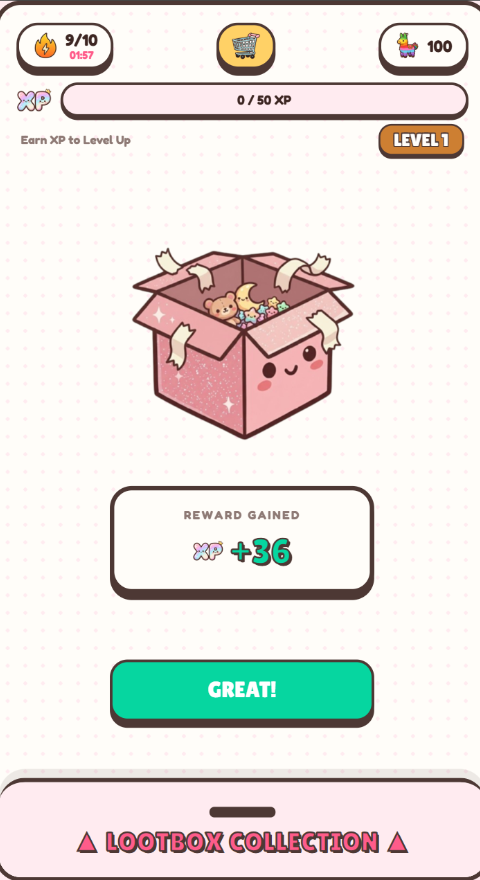
#> input picture itch-assets/lootboxgo-ss-1.png, 480 x 880 px
$ python process_kofi.py ../itch-assets/lootboxgo-ss-1.png ../itch-assets/lootboxgo-ss-2.png 100
#> lines starting #> are read from the running program, lines starting #| are printed output that depends on the picture
import os
import sys
from PIL import Image

def process_kofi_icon(input_path, output_path, target_size=256):
#> called with input_path = '../itch-assets/lootboxgo-ss-1.png', output_path = '../itch-assets/lootboxgo-ss-2.png', target_size = 100
    print(f"Processing image from {input_path}")
    if not os.path.exists(input_path):
        print(f"Error: Input file {input_path} does not exist.")
        return False

    # Open the image and convert to RGBA
    img = Image.open(input_path).convert("RGBA")
    width, height = img.size
#> width = 480; height = 880

    # Create a pixel map
    pixels = img.load()

    # We want to perform a flood fill from the corners (0,0), (width-1, 0), (0, height-1), (width-1, height-1)
    # to find the background pixels.
    # We'll treat pixels that are "close to white" as background.
    visited = set()
    to_visit = [(0, 0), (width-1, 0), (0, height-1), (width-1, height-1)]
#> to_visit = [(0, 0), (479, 0), (0, 879), (479, 879)]

    # Add all border pixels to ensure we get everything if there are tiny gaps
    for x in range(width):
        to_visit.append((x, 0))
        to_visit.append((x, height-1))
    for y in range(height):
        to_visit.append((0, y))
        to_visit.append((width-1, y))

    background_pixels = set()

    # Simple BFS flood fill
    while to_visit:
        cx, cy = to_visit.pop(0)
        if (cx, cy) in visited:
            continue
        visited.add((cx, cy))

        # Check if coordinates are in bounds
        if cx < 0 or cx >= width or cy < 0 or cy >= height:
            continue

        r, g, b, a = pixels[cx, cy]

        # Check if the pixel is white-ish (high RGB values)
        # The generated image has a pure white or very light background
        is_whitish = (r > 240 and g > 240 and b > 240)

        if is_whitish:
            background_pixels.add((cx, cy))
            # Check neighbors
            for dx, dy in [(-1, 0), (1, 0), (0, -1), (0, 1)]:
                nx, ny = cx + dx, cy + dy
                if (nx, ny) not in visited:
                    to_visit.append((nx, ny))
#> this loop made 504219 passes
#> (r, g, b, is_whitish) on passes 1 to 3: (110, 107, 108, False), (110, 107, 108, False), (255, 235, 240, False)
#> after the loop, background_pixels = 247872 items; to_visit = []; visited = 260843 items

    # Now set all detected background pixels to transparent
    for x, y in background_pixels:
        pixels[x, y] = (255, 255, 255, 0)
#> this loop made 247872 passes
#> (x, y) on passes 1 to 3: (476, 78), (132, 268), (1, 751)

    # Find bounding box of non-transparent pixels to crop it tightly
    bbox_left = width
#> bbox_left = 480
    bbox_right = 0
    bbox_top = height
#> bbox_top = 880
    bbox_bottom = 0

    for x in range(width):
        for y in range(height):
            _, _, _, a = pixels[x, y]
            if a > 0:
                if x < bbox_left:
                    bbox_left = x
                if x > bbox_right:
                    bbox_right = x
                if y < bbox_top:
                    bbox_top = y
                if y > bbox_bottom:
                    bbox_bottom = y
#> after the loop, bbox_bottom = 879; bbox_left = 0; bbox_right = 479; bbox_top = 0

    if bbox_right < bbox_left or bbox_bottom < bbox_top:
        print("Error: Image is completely transparent.")
        return False

    # Crop the image with some padding (e.g. 10 pixels around it)
    padding = 16
    crop_left = max(0, bbox_left - padding)
    crop_top = max(0, bbox_top - padding)
    crop_right = min(width, bbox_right + padding)
    crop_bottom = min(height, bbox_bottom + padding)

    cropped_img = img.crop((crop_left, crop_top, crop_right, crop_bottom))

    # Pad to square before resizing to prevent stretching
    c_width, c_height = cropped_img.size
    max_dim = max(c_width, c_height)
    square_img = Image.new("RGBA", (max_dim, max_dim), (255, 255, 255, 0))
    # Center the cropped image in the new square image
    offset_x = (max_dim - c_width) // 2
    offset_y = (max_dim - c_height) // 2
    square_img.paste(cropped_img, (offset_x, offset_y))
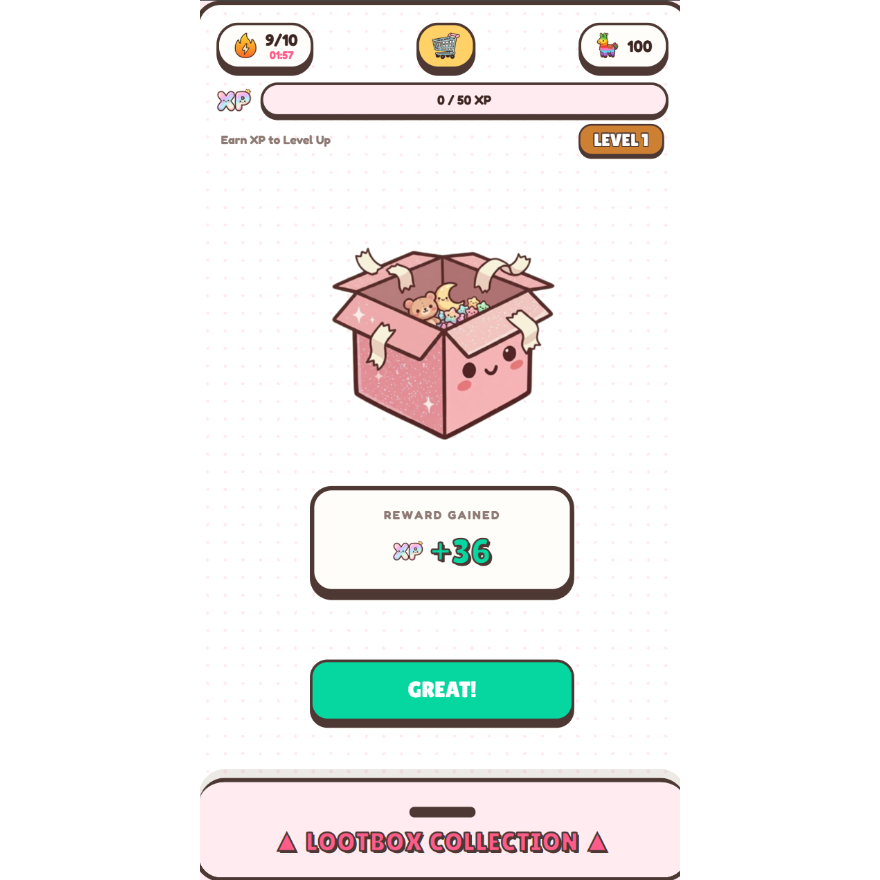
#> square_img: PIL image 880x880 RGBA; mean R, G, B, A 241.4, 240, 238.7, 57.5; transparent parts drawn white

    # Resize to target size using Lanczos resampling
    final_size = (target_size, target_size)
    resized_img = square_img.resize(final_size, Image.Resampling.LANCZOS)
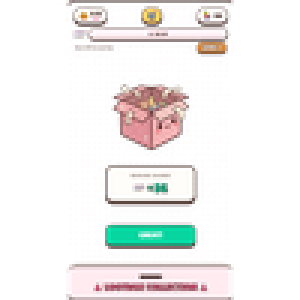
#> resized_img: PIL image 100x100 RGBA (shown 3 times larger); mean R, G, B, A 95.3, 90.3, 89.4, 57.2; transparent parts drawn white

    # Ensure the output directory exists
    os.makedirs(os.path.dirname(output_path), exist_ok=True)

    # Save the processed image
    resized_img.save(output_path, "PNG")
    print(f"Successfully processed and saved image to {output_path}")
    return True

if __name__ == "__main__":
    if len(sys.argv) < 3:
        print("Usage: python process_kofi.py <input_path> <output_path> [target_size]")
        sys.exit(1)
    size = 256
    if len(sys.argv) >= 4:
        try:
            size = int(sys.argv[3])
        except ValueError:
            pass
    process_kofi_icon(sys.argv[1], sys.argv[2], size)

$ run again, on itch-assets/lootboxgo-ss-3.png
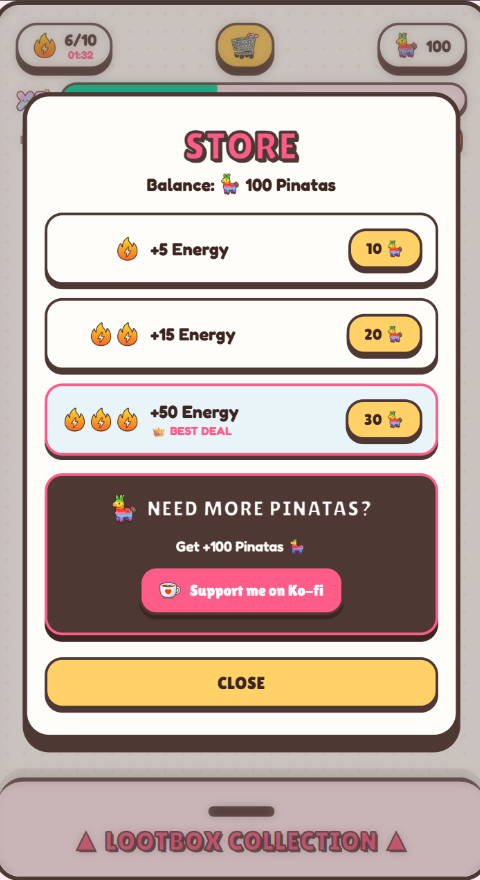
#> input picture itch-assets/lootboxgo-ss-3.png, 480 x 880 px
#> the loop in process_kofi_icon, `while to_visit:` made 2724 passes
#> (r, g, b) on passes 1 to 3: (110, 108, 108), (110, 108, 108), (255, 235, 240)
#> after the loop in process_kofi_icon, `while to_visit:`: background_pixels = 0 items; to_visit = []; visited = 2716 items
#> after the loop in process_kofi_icon, `for x in range(width):`: bbox_bottom = 879; bbox_left = 0; bbox_right = 479; bbox_top = 0
#> crop_right = 480
#> crop_bottom = 880
#> in process_kofi_icon, `square_img.paste(cropped_img, (offset_x, offset_y))`:
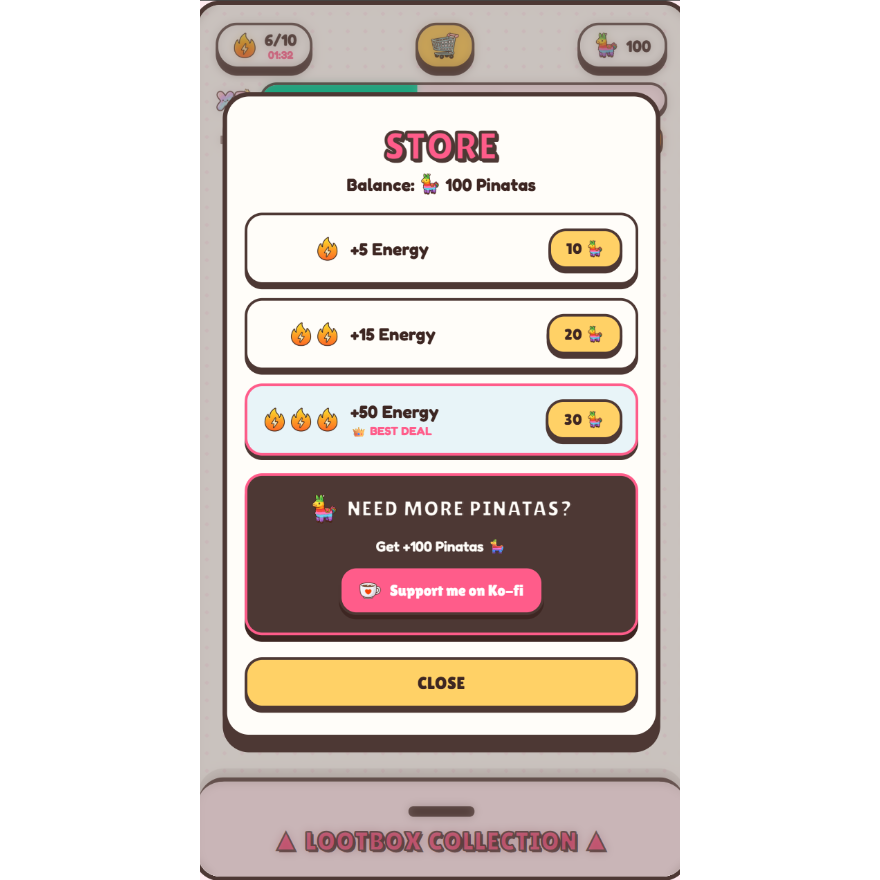
#> square_img: PIL image 880x880 RGBA; mean R, G, B, A 221.3, 211.7, 207.6, 139.1; transparent parts drawn white
#> in process_kofi_icon, `resized_img = square_img.resize(final_size, Image.Resampling.LANCZOS)`:
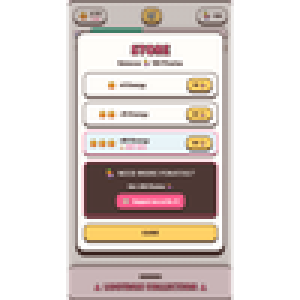
#> resized_img: PIL image 100x100 RGBA (shown 3 times larger); mean R, G, B, A 112.9, 101.8, 97.7, 139.1; transparent parts drawn white

$ run again, on itch-assets/lootboxgo-ss-4.png
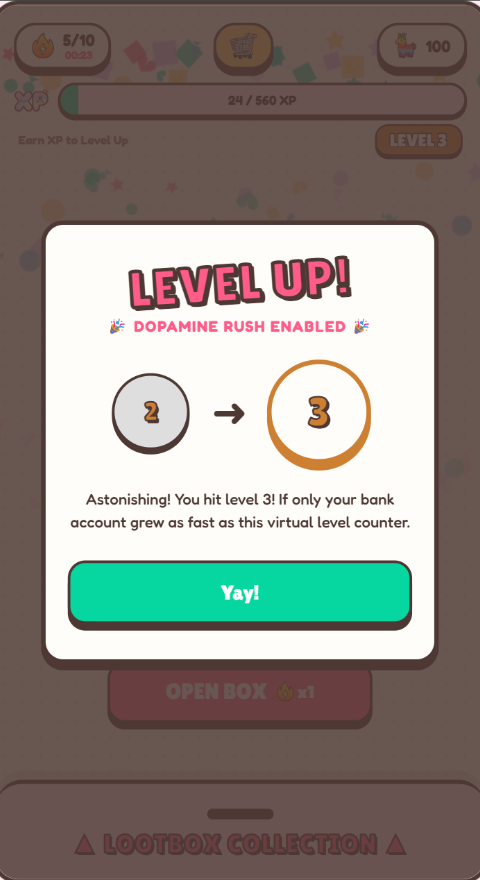
#> input picture itch-assets/lootboxgo-ss-4.png, 480 x 880 px
#> the loop in process_kofi_icon, `while to_visit:` made 2724 passes
#> (r, g, b) on passes 1 to 3: (109, 107, 107), (109, 107, 107), (255, 235, 240)
#> after the loop in process_kofi_icon, `while to_visit:`: background_pixels = 0 items; to_visit = []; visited = 2716 items
#> after the loop in process_kofi_icon, `for x in range(width):`: bbox_bottom = 879; bbox_left = 0; bbox_right = 479; bbox_top = 0
#> crop_right = 480
#> crop_bottom = 880
#> in process_kofi_icon, `square_img.paste(cropped_img, (offset_x, offset_y))`:
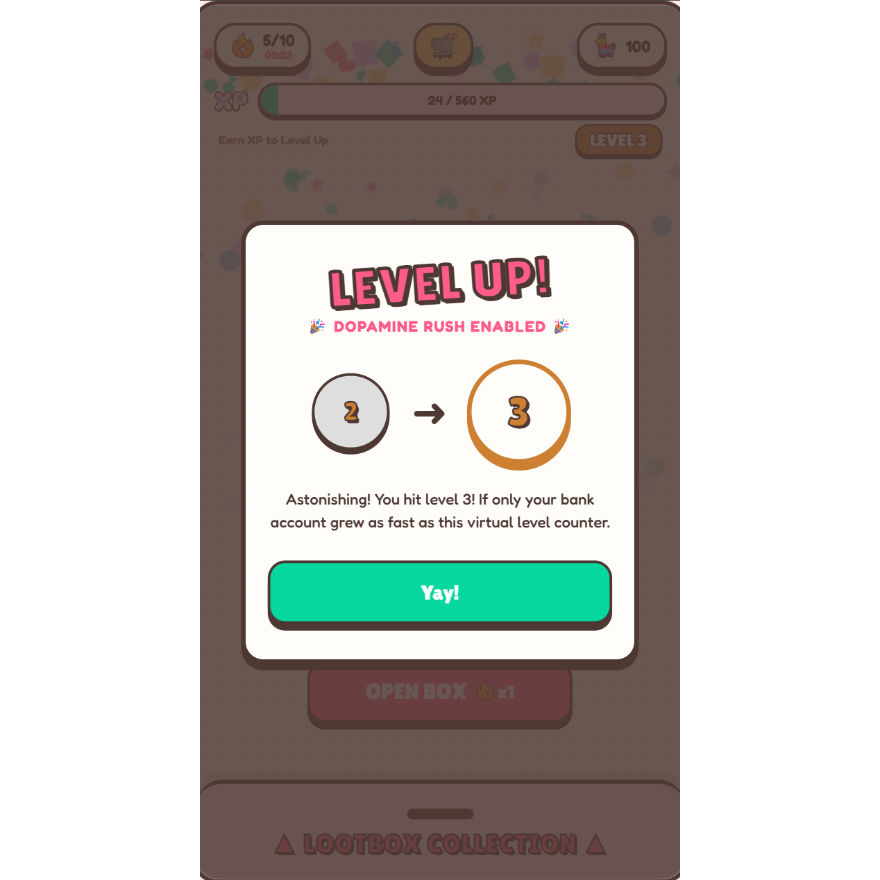
#> square_img: PIL image 880x880 RGBA; mean R, G, B, A 194.8, 191.5, 188.1, 139.1; transparent parts drawn white
#> in process_kofi_icon, `resized_img = square_img.resize(final_size, Image.Resampling.LANCZOS)`:
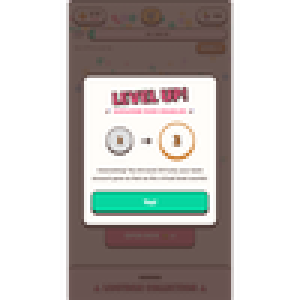
#> resized_img: PIL image 100x100 RGBA (shown 3 times larger); mean R, G, B, A 82, 78.4, 75, 139.1; transparent parts drawn white

$ run again, on itch-assets/lootboxgo-ss-5.png
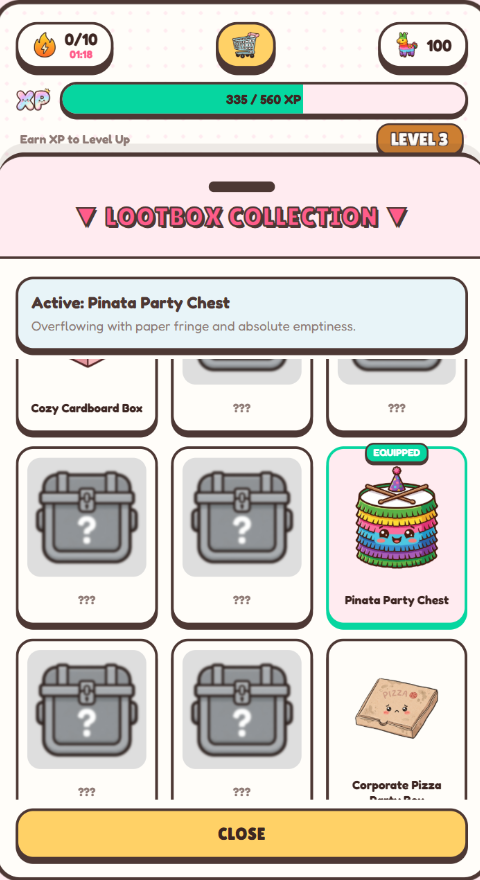
#> input picture itch-assets/lootboxgo-ss-5.png, 480 x 880 px
#> the loop in process_kofi_icon, `while to_visit:` made 292815 passes
#> (r, g, b, is_whitish) on passes 1 to 3: (255, 235, 240, False), (255, 235, 240, False), (255, 235, 240, False)
#> after the loop in process_kofi_icon, `while to_visit:`: background_pixels = 141042 items; to_visit = []; visited = 158647 items
#> the loop in process_kofi_icon, `for x, y in background_pixels:` made 141042 passes
#> (x, y) on passes 1 to 3: (476, 78), (132, 268), (1, 751)
#> after the loop in process_kofi_icon, `for x in range(width):`: bbox_bottom = 879; bbox_left = 0; bbox_right = 479; bbox_top = 0
#> in process_kofi_icon, `square_img.paste(cropped_img, (offset_x, offset_y))`:
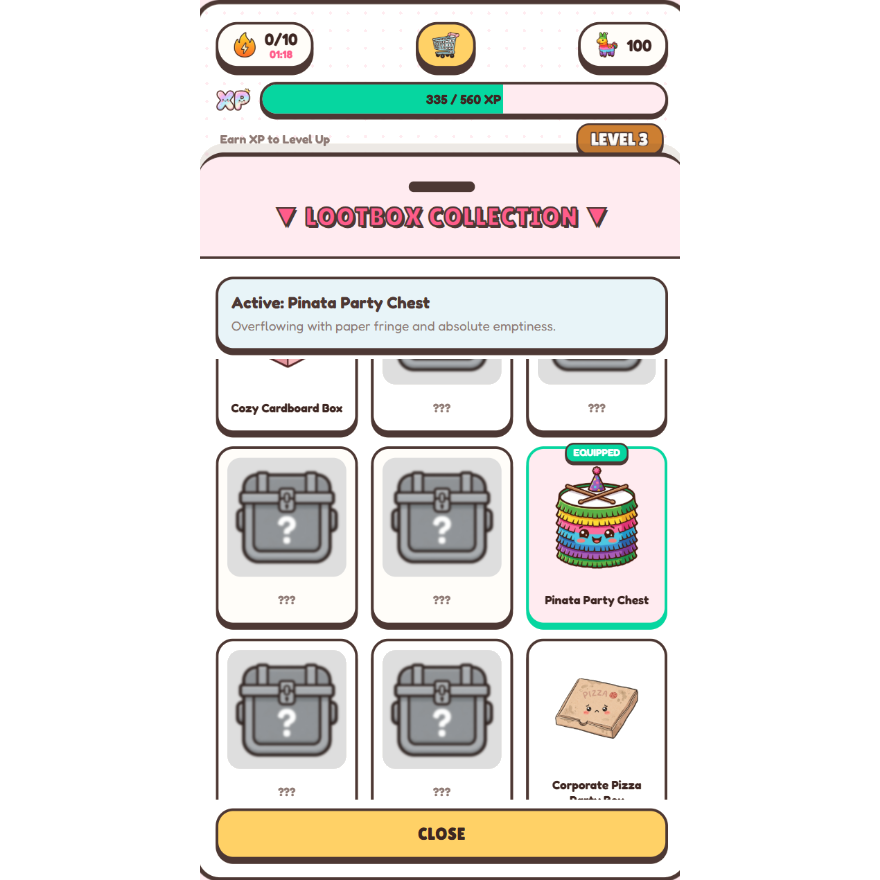
#> square_img: PIL image 880x880 RGBA; mean R, G, B, A 232.2, 230, 226.3, 92.6; transparent parts drawn white
#> in process_kofi_icon, `resized_img = square_img.resize(final_size, Image.Resampling.LANCZOS)`:
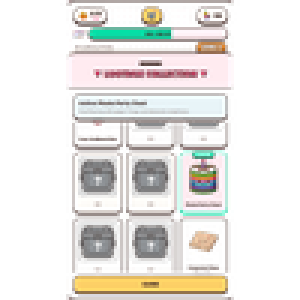
#> resized_img: PIL image 100x100 RGBA (shown 3 times larger); mean R, G, B, A 89.8, 88, 83.4, 92.2; transparent parts drawn white
